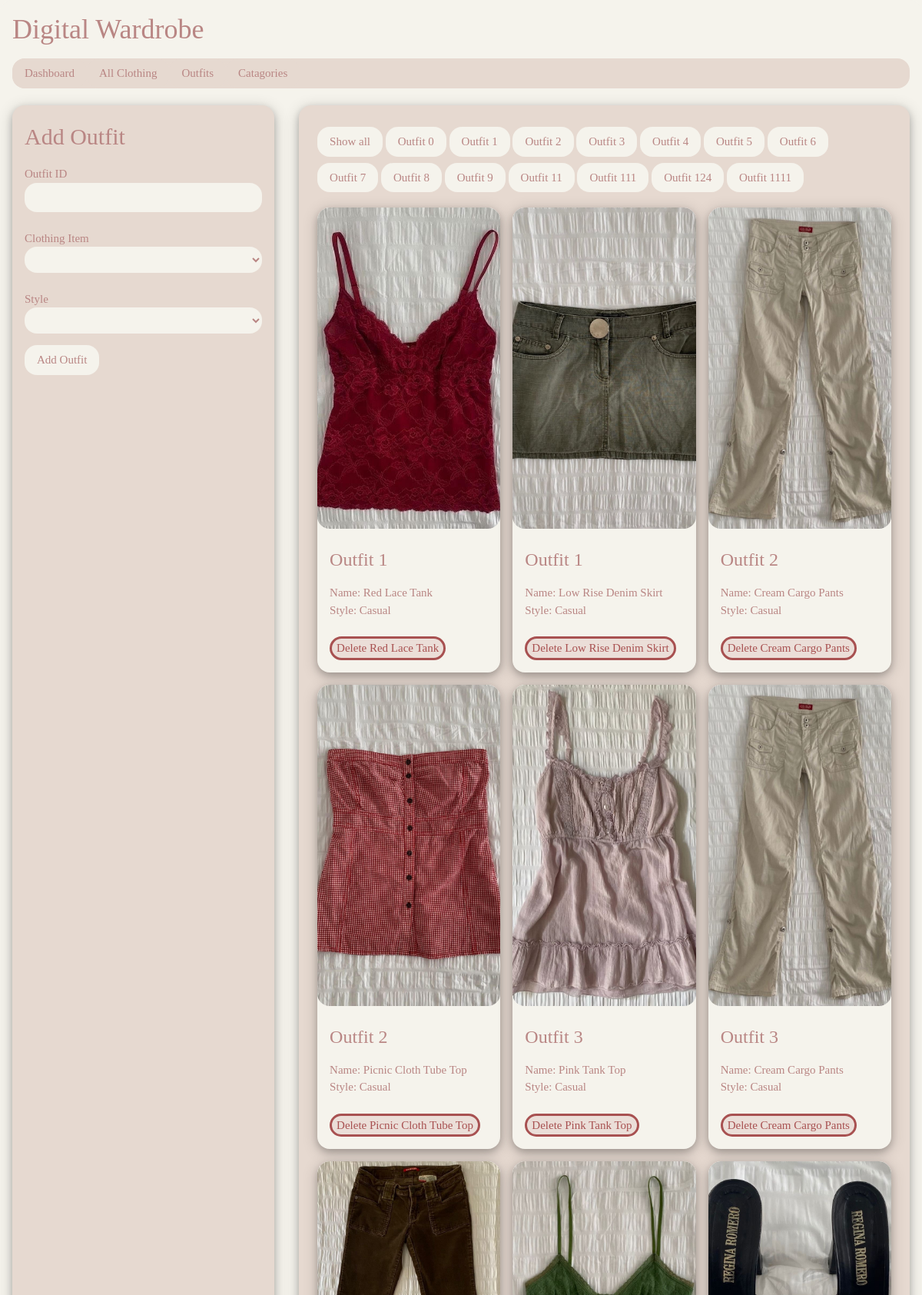
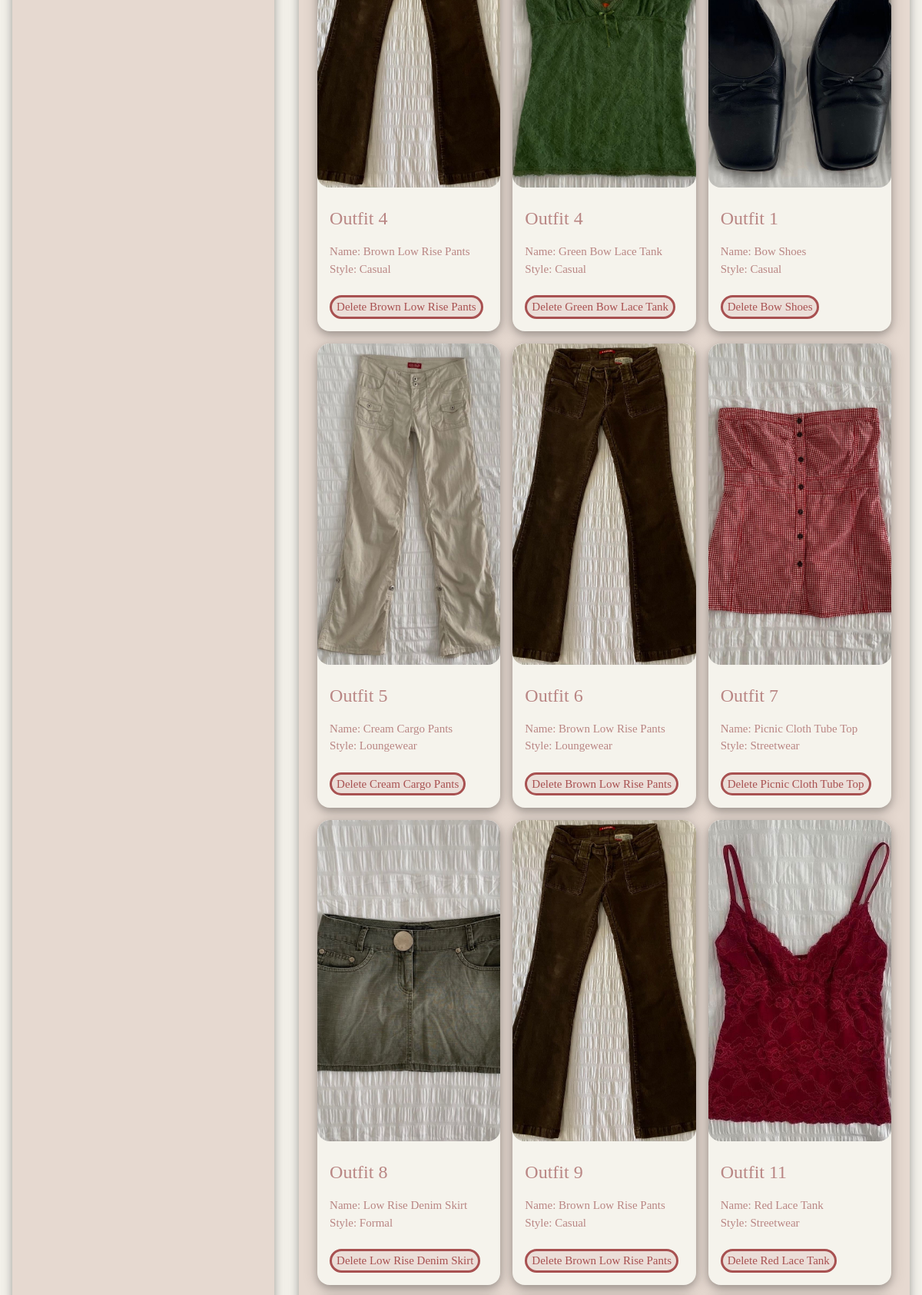
The app's page /outfits (signed in, upper part) with its own data (2 pictures, top to bottom).
### tables this page shows
CREATE TABLE outfit (id INTEGER PRIMARY KEY, outfit_id INTEGER, outfit_style INTEGER REFERENCES style (style_id), outfit_img_file INTEGER REFERENCES clothing (clothing_id), user_id INTEGER REFERENCES user (user_id));

CREATE TABLE clothing (clothing_id INTEGER PRIMARY KEY, name TEXT, brand INTEGER REFERENCES brand (brand_id), type INTEGER REFERENCES type (type_id), colour INTEGER REFERENCES colour (colour_id), img_file TEXT, user_id INTEGER REFERENCES user (user_id));

CREATE TABLE style (style_id INTEGER PRIMARY KEY, style_name TEXT, user_id INTEGER REFERENCES user (user_id));

### app.py (the view, shortened to what this page needs)
@app.route('/outfits', methods=['GET', 'POST'])
def addoutfit():
    if 'user_id' in session:
        user_id = session['user_id']
        return viewoutfits(user_id)
    else:
        return redirect(url_for('login'))

### templates/outfits.html (shortened to what this page needs)
{% extends "base.html" %}
{% block body %}
<br>
<div class="w3-cell-row">
  <div class="w3-round-xlarge colour5 w3-cell w3-card-4" style="width:30%">
    <form class="w3-ckp-container" action="{{ url_for('addoutfit') }}" method="POST" enctype="multipart/form-data">
      <h2>Add Outfit</h2><br>
      <label> Outfit ID</label>
      <input name="outfit_id" type="number" maxlength="25" placeholder=" " class="w3-input" required><br>
      <label> Clothing Item </label>
      <select name="outfit_img_file" type="number" class="w3-input" required>
        <option value=""> </option>
        {% for item in resultsimg_fileo %}
        <option value={{item[0]}}>{{item[2]}}</option>
        {% endfor %}
      </select><br>
      <label>Style </label>
      <select name="outfit_style" type="number" class="w3-input" required>
        <option value=""> </option>
        {% for items in resultsstyleo %}
        <option value={{items[0]}}>{{items[1]}}</option>
        {% endfor %}
      </select>
      <p><input button type="submit" value="Add Outfit" class="w3-ckp-input-button w3-round-xlarge"></p>
    </form>
  </div>
  <div class="w3-ckp-container w3-round-xlarge colour5 w3-cell w3-card-4" style="width:70%">
      <div class="padding" id="myBtnContainer">
        <button class="w3-ckp-filter-button active" onclick="filterSelection('all')"> Show all</button>
        {% for item in new_outfits_results %}
        <button style="margin-top: 4px; margin-bottom: 4px;" class="w3-ckp-filter-button" onclick="filterSelection('{{item[1]}}')">Outfit {{ item[1] }}</button>
        {% endfor %}
      </div>
      {% for item in outfits_results %}
      <div class="filterDiv {{item[1]}}">
      <div class="w3-third">
        <div class="gallery-wrap w3-card-4 colour4 w3-round-xlarge">
          <img src="/static/images/{{ item[4] }}" alt=lol class="gallery-wrap w3-round-xlarge responsive" onError="this.onerror=null;this.src='/static/images/noimage_lol.jpg';">
          <div class="eight-sixteen-padding">
            <h3 class="heading-padding">Outfit {{ item[1] }}</h3>
            <p>Name: {{ item[2] }}<br>Style: {{ item[3] }}</p>
            <form style="padding-bottom: 8px; padding-top: 8px;" method="POST" action="{{ url_for('deleteoutfit', ID=item[0]) }}">
              <input type="submit" title="Delete" class="delete-button" value="Delete {{ item[2]}}" onclick="return confirm('Are you sure you want to delete this Item?')">
            </form>
          </div>
        </div>
      </div>
      </div>
      {% endfor %}
    </div>
  </div>
<br>
{% endblock %}

### templates/base.html (shortened to what this page needs)
<!DOCTYPE html>
<html lang="en">
<head>
    <link rel="stylesheet" href="/static/w3.css">
    <link rel="stylesheet" href="/static/charlottestyles.css">
</head>
<body>
  <div class = "w3-container colour4 w3-round-xlarge">
    <h1 class="heading-padding">Digital Wardrobe</h1>
    <div class="w3-bar w3-round-xlarge colour5">
      <a href="/login" class="w3-bar-item w3-ckp-button">Dashboard</a>
      <a href="/clothing" class="w3-bar-item w3-ckp-button">All Clothing</a>
      <a href="/outfits" class="w3-bar-item w3-ckp-button">Outfits</a>
      <div class="w3-dropdown-hover">
        <button class="w3-ckp-button w3-round-xlarge colour5">Catagories</button>
      </div>
    </div>
      {% block body %}
      {% endblock %}
  </div>
</body>
</html>

### static/w3.css (style rules this page uses)
html { box-sizing:border-box }
*,*:before,*:after { box-sizing:inherit }
html { -ms-text-size-adjust:100%;-webkit-text-size-adjust:100% }
body { margin:0 }
a { background-color:transparent }
img { border-style:none }
button,input,select,textarea,optgroup { font:inherit;margin:0 }
button,input { overflow:visible }
button,select { text-transform:none }
button,[type=button],[type=reset],[type=submit] { -webkit-appearance:button }
img { vertical-align:middle }
a { color:inherit }
.w3-input { padding:8px;display:block;border:none;border-bottom:1px solid #ccc;width:100% }
.w3-dropdown-click,.w3-dropdown-hover { position:relative;display:inline-block;cursor:pointer }
.w3-bar { width:100%;overflow:hidden }
.w3-bar .w3-bar-item { padding:8px 16px;float:left;width:auto;border:none;display:block;outline:0 }
.w3-bar .w3-dropdown-hover,.w3-bar .w3-dropdown-click { position:static;float:left }
.w3-container:after,.w3-container:before,.w3-panel:after,.w3-panel:before,.w3-row:after,.w3-row:before,.w3-row-padding:after,.w3-row-padding:before, .w3-cell-row:before,.w3-cell-row:after,.w3-clear:after,.w3-clear:before,.w3-bar:before,.w3-bar:after { content:"";display:table;clear:both }
.w3-col,.w3-half,.w3-third,.w3-twothird,.w3-threequarter,.w3-quarter { float:left;width:100% }
@media (min-width:601px) { .w3-col.m4,.w3-third { width:33.33333% } }
.w3-cell-row { display:table;width:100% }
.w3-cell { display:table-cell }
.w3-round-xlarge { border-radius:16px }
.w3-container,.w3-panel { padding:0.01em 16px }
.w3-card-4,.w3-hover-shadow:hover { box-shadow:0 4px 10px 0 rgba(0,0,0,0.2),0 4px 20px 0 rgba(0,0,0,0.19) }

### static/charlottestyles.css (style rules this page uses)
html { font-family: Georgia, serif; font-size: 15px; line-height: 1.5; font-weight: normal; background-color: #F5F3EC; }
h1, h2, h3, h4, h5, h6 { font-family: Georgia, serif; font-weight: 400; line-height: 1; margin: 0px 0px; }
h1 { font-size: 36px }
h2 { font-size: 30px }
h3 { font-size: 24px }
img { width: 355px; height: 419px; object-fit: cover; }
.colour4,.hover-colour4:hover { color:#B98684!important; background-color:#F5F3EC !important }
.colour5,.hover-colour5:hover { color:#B98684!important; background-color:#E6D9D0 !important }
.filterDiv { display: none; }
.show { display: block; }
.gallery-wrap { position: relative; overflow: hidden; width: 100%; display: block; }
.heading-padding { margin: 20px 0; }
.responsive { width: 100%; height: 355; max-height: 418px; min-height: 400px; display: block; }
.delete-button { background-color:#a8515121; color: #a85151; display:inside; cursor: pointer; text-decoration:none; border-color: #a85151!important; border-radius:16px; border-width: 3px; border-style: solid; }
.eight-sixteen-padding { padding: 8px 16px; }
.padding { padding: 8px 8px; }
.w3-ckp-container { padding: 16px 16px; }
.w3-round-xlarge { border-radius:16px }
.w3-ckp-input-btn,.w3-ckp-input-button { border:none; display:inline-block; padding:8px 16px; vertical-align:middle; overflow:hidden; text-decoration:none; text-align:center; cursor:pointer; white-space:nowrap; border-radius:16px; color:#B98684; background-color:#F5F3EC; }
.w3-ckp-filter-btn,.w3-ckp-filter-button { border:none; display:inline-block; padding:8px 16px; vertical-align:middle; overflow:hidden; text-decoration:none; text-align:center; cursor:pointer; white-space:nowrap; border-radius:16px; color:#B98684; background-color:#F5F3EC; }
.w3-ckp-btn,.w3-ckp-button { border:none; display:inline-block; padding:8px 16px; vertical-align:middle; overflow:hidden; text-decoration:none; text-align:center; cursor:pointer; white-space:nowrap; border-radius:16px; color:#B98684; background-color:#E6D9D0; }
.w3-input { color:#B98684!important; background-color:#F5F3EC!important; padding:8px; display:block; border:none; width:100%; border-radius:16px }
.w3-third { padding: 8px 8px !important; }

### records on screen
outfit: outfit "0"
outfit: outfit "1", img_file (picture), name "Red Lace Tank", style_name "Casual", name "Delete Red Lace Tank"
outfit: outfit "2", img_file (picture), name "Cream Cargo Pants", style_name "Casual", name "Delete Cream Cargo Pants"
outfit: outfit "3", img_file (picture), name "Pink Tank Top", style_name "Casual", name "Delete Pink Tank Top"
outfit: outfit "4", img_file (picture), name "Brown Low Rise Pants", style_name "Casual", name "Delete Brown Low Rise Pants"
outfit: outfit "5", img_file (picture), name "Cream Cargo Pants", style_name "Loungewear", name "Delete Cream Cargo Pants"
outfit: outfit "6", img_file (picture), name "Brown Low Rise Pants", style_name "Loungewear", name "Delete Brown Low Rise Pants"
outfit: outfit "7", img_file (picture), name "Picnic Cloth Tube Top", style_name "Streetwear", name "Delete Picnic Cloth Tube Top"
outfit: outfit "8", img_file (picture), name "Low Rise Denim Skirt", style_name "Formal", name "Delete Low Rise Denim Skirt"
outfit: outfit "9", img_file (picture), name "Brown Low Rise Pants", style_name "Casual", name "Delete Brown Low Rise Pants"
outfit: outfit "11", img_file (picture), name "Red Lace Tank", style_name "Streetwear", name "Delete Red Lace Tank"
outfit: outfit "111"
outfit: outfit "124"
outfit: outfit "1111"
outfit: img_file (picture), outfit "1", name "Low Rise Denim Skirt", style_name "Casual", name "Delete Low Rise Denim Skirt"
outfit: img_file (picture), outfit "2", name "Picnic Cloth Tube Top", style_name "Casual", name "Delete Picnic Cloth Tube Top"
outfit: img_file (picture), outfit "3", name "Cream Cargo Pants", style_name "Casual", name "Delete Cream Cargo Pants"
outfit: img_file (picture), outfit "4", name "Green Bow Lace Tank", style_name "Casual", name "Delete Green Bow Lace Tank"
outfit: img_file (picture), outfit "1", name "Bow Shoes", style_name "Casual", name "Delete Bow Shoes"
